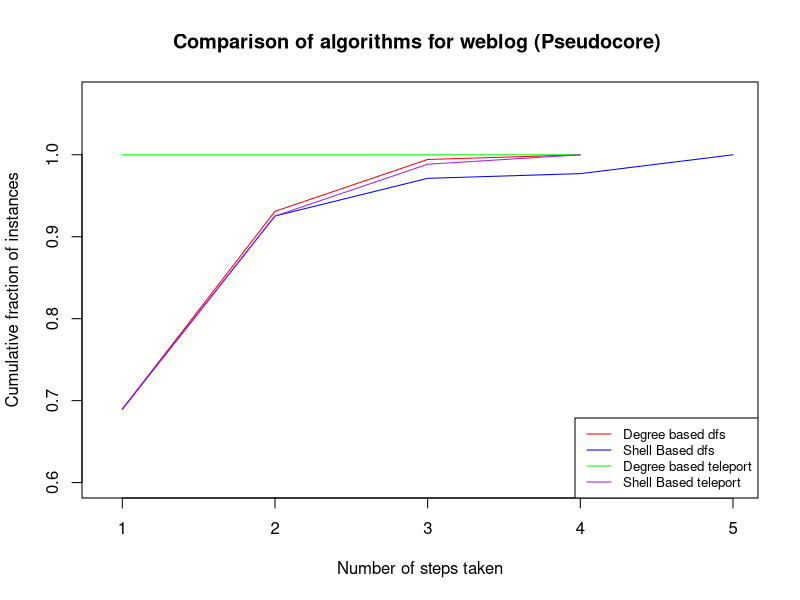

This chart was generated by the following R code:
library(igraph)
library(ggplot2)

x_ <- c(1,
        2,
        3,
        4)
y_ <- c(  0.6896551724,
          0.9310344828,
          0.9942528736,
          1)

x <- c(1,
       2,
       3,
       4,
       5)
y <- c(0.6896551724,
       0.9252873563,
       0.9712643678,
       0.9770114943,
       1)


degree_ <- c(1,4
)
y1 <- c(
  1,1
)

shel <- c(1,
          2,
          3,
          4
          
)
y2 <- c(0.6896551724,
        0.9252873563,
        0.9885057471,
        1
)

plot(x_,y_,type="l",col="red", xlim=c(0.9, 5), ylim = c(0.6, 1.07),  xlab="Number of steps taken",ylab="Cumulative fraction of instances", main = "Comparison of algorithms for weblog (Pseudocore) ") + 
  lines(x,y,col="blue")+ lines(degree_,y1,col="green") + lines(shel,y2,col="purple")
legend("bottomright", legend=c("Degree based dfs", "Shell Based dfs", "Degree based teleport", "Shell Based teleport"),lty=1:1, cex=0.8 ,
       col=c("red", "blue", "green", "purple"))

